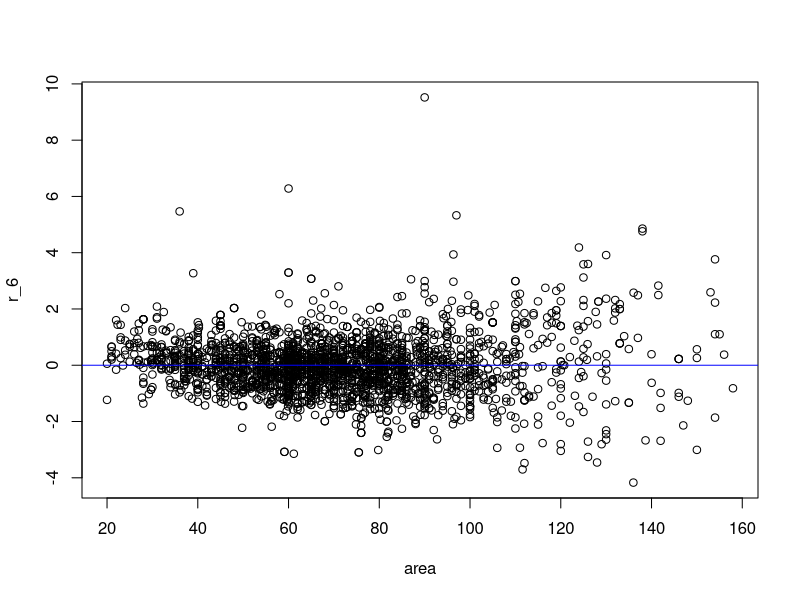
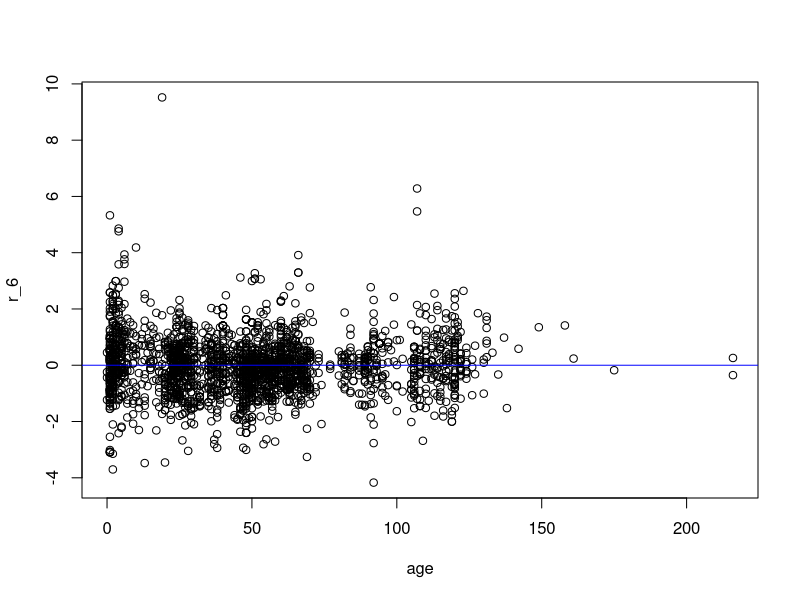
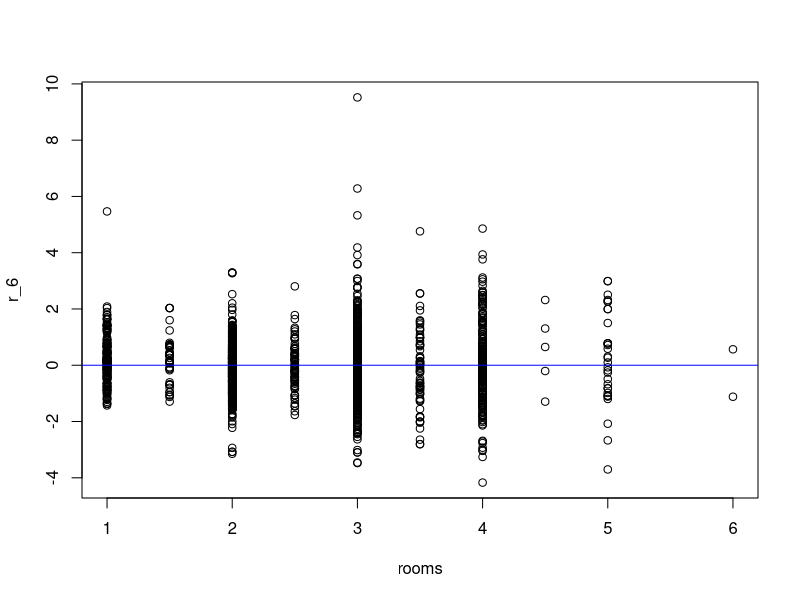
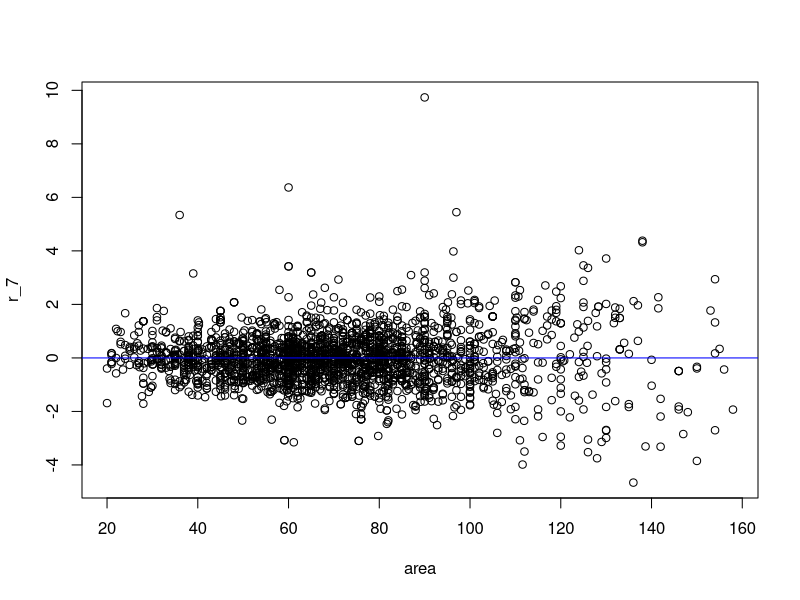
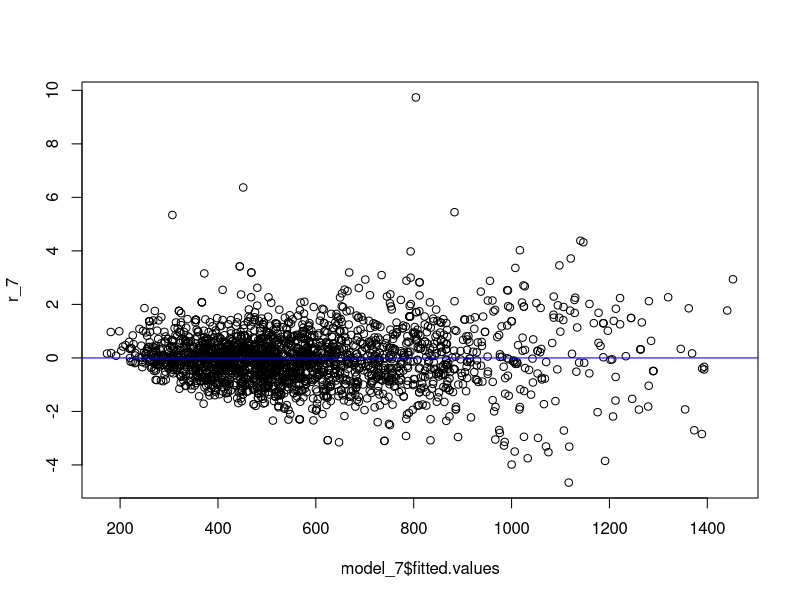
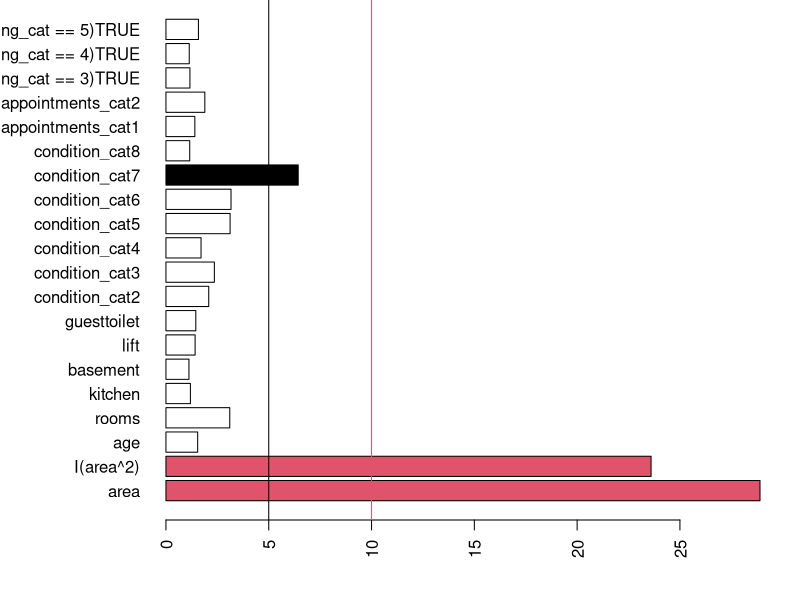
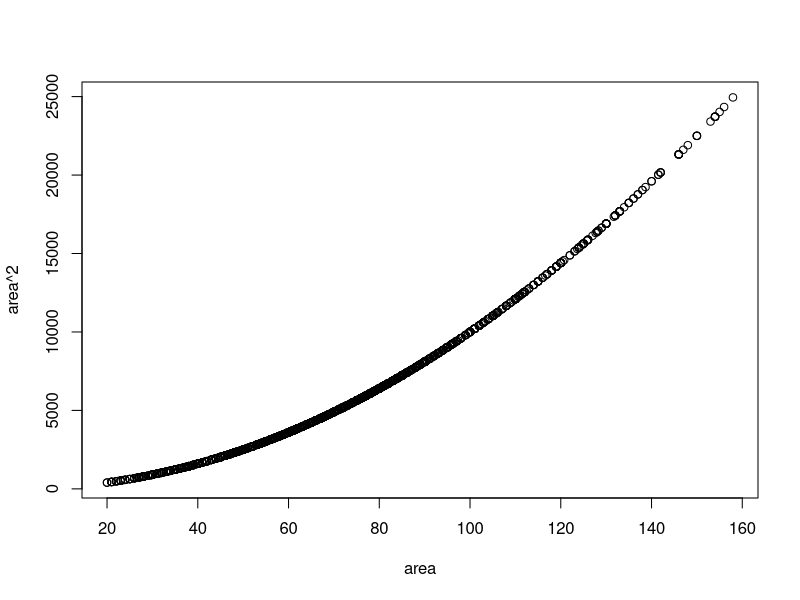
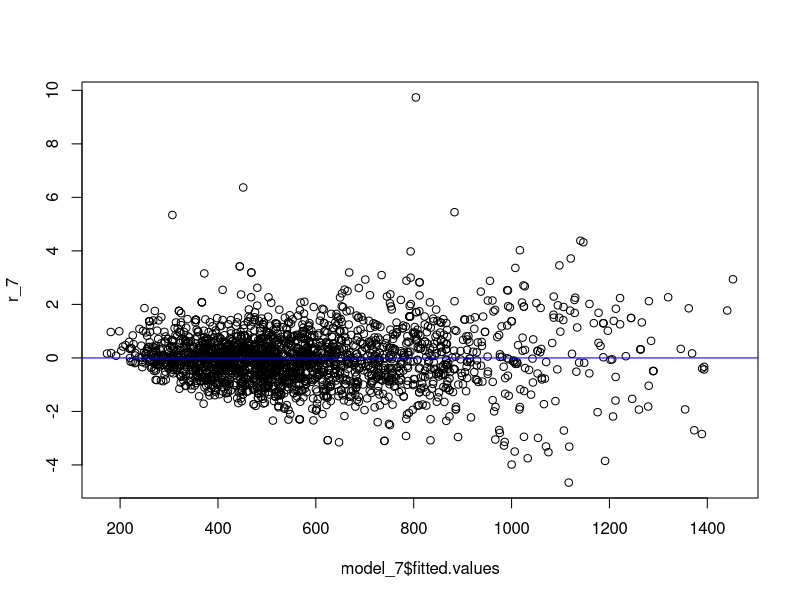

Recreate these plots in R, in order.
# ################################################### #
#                                                     #
#### Price Predicition with Regression Analysis       ####
###  with R                                           ###
#                                                     #
# ################################################### #


# ####################################### #
#### load, select and pre-process data ####
# ####################################### #

### load data from .csv
flats_orig <- read.csv(file = "biele_WM_new.csv", header = TRUE)
head(flats_orig, 10)

### select subset of variables
flats_red <- flats_orig[,c("mietekalt", "qm_Preis", "wohnflaeche", "alter", "objektzustand", "zimmeranzahl", "balkon", "einbaukueche", "keller", "ausstattung_kat", "aufzug", "gaestewc", "garten", "heizungsart", "barrierefrei", "Einstellungsmonat")]
head(flats_red, 10)

### change variable names to english
names_eng         <- c("netrent", "rent_per_sqm", "area", "age", "condition_cat", "rooms", "balcony", "kitchen", "basement", "appointments_cat", "lift", "guesttoilet", "garden", "heating_cat", "barrierfree", "month")
names(flats_red)  <- names_eng
head(flats_red, 10)

### remove observations with missing values (NA)
no_NA     <- rowSums(is.na(flats_red)==TRUE)==0
flats_red <- flats_red[no_NA,]
head(flats_red, 10)

### some variables should/could be considered as categorical variables
flats_red$condition_cat     <- as.factor(flats_red$condition_cat)
flats_red$heating_cat       <- as.factor(flats_red$heating_cat)
flats_red$appointments_cat  <- as.factor(flats_red$appointments_cat)
flats_red$month             <- as.factor(flats_red$month)


### save final version
flats <- flats_red
head(flats, 10)

### attach to directly access variables
attach(flats)





# ####################################### #
#### OLS estimation                    ####
# ####################################### #

### define first linear model
formula_1 <- netrent ~ area + age + rooms + balcony + kitchen + basement + lift + guesttoilet + garden + barrierfree + condition_cat + appointments_cat + heating_cat + month

### could also model rent per sqm instead of net rent
# formula_1 <- rent_per_sqm ~ area + age + rooms + balcony + kitchen + basement + lift + guesttoilet + garden + barrierfree + condition_cat + appointments_cat + heating_cat + month

### estimate linear model using lm function
model_1 <- lm(formula_1)
summary(model_1)


### estimate the model using matrix algebra "by-hand"
X_1             <- model.matrix(formula_1)
y_1             <- netrent
beta_hat_1      <- solve(t(X_1) %*% X_1) %*% t(X_1) %*% y_1

H_1             <- X_1 %*% solve(t(X_1)%*%X_1) %*% t(X_1)
epsilon_hat_1   <- (diag(length(y_1)) - H_1) %*% y_1
y_hat_1         <- H_1 %*% y_1

sigma2_hat_1    <- as.numeric( 1/(nrow(X_1)-ncol(X_1)) * t(epsilon_hat_1)%*%epsilon_hat_1)

Cov_beta_hat_1  <- sigma2_hat_1 * solve(t(X_1)%*%X_1)
sd_beta_hat_1   <- sqrt(diag(Cov_beta_hat_1))

### compare estimates by lm-function and "by-hand"-estimates
rbind(model_1$coefficients, t(beta_hat_1))

### compare standard deviations estimated by lm-function and computed "by-hand"
rbind(summary(model_1)$coefficients[,2], t(sd_beta_hat_1))





# ####################################### #
#### Hypothesis Tests                  ####
# ####################################### #

summary(model_1)
### in the model_1 the variables balcony, garden and barrierfree are not statistically significantly different from zero
### make an F-test testing the joint hypothesis that they are jointly not significantly different from zero

formula_H0  <- netrent ~ area + age + rooms + kitchen + basement + lift + guesttoilet + condition_cat + appointments_cat + heating_cat + month
model_H0    <- lm(formula_H0)
summary(model_H0)

### perform F-test
SSE     <- sum(model_1$residuals^2)
SSE_H0  <- sum(model_H0$residuals^2)
n       <- length(model_1$fitted.values)
p       <- model_1$rank
r       <- model_1$rank - model_H0$rank
### calculate F-statistic
(F_H0   <- (n-p)/r * (SSE_H0-SSE)/SSE)
### critical value
qf(p = 0.95, df1 = r, df2 = n-p)
### p-value
pf(q = F_H0, df1 = r, df2 = n-p, lower.tail = FALSE)
### can't reject the null-hypothesis that balcony, garden and barrierfree are all not significantly different from zero





# ####################################### #
#### Model selection                   ####
# ####################################### #

### compare the model_1 and the restricted model, now called model_2
model_2 <- model_H0

### compare by adjusted R-squared
summary(model_1)$adj.r.squared
summary(model_2)$adj.r.squared
### favours the second, restricted model

### compare by leave-one-ouut cross validation:
h_ii_1 <- as.numeric(lm.influence(model_1)$hat)
h_ii_2 <- as.numeric(lm.influence(model_2)$hat)
mean(((model_1$model[,1] - model_1$fitted.values) / (1 - h_ii_1))^2)
mean(((model_2$model[,1] - model_2$fitted.values) / (1 - h_ii_2))^2)




### ####################################### ###
###                                         ###
###       PROBLEM!!!                        ###
###                                         ###
### ####################################### ###

### we get NaN values, this usually happens when we devide by zero
### => check h_ii values
summary(h_ii_1)
summary(h_ii_2)
which(h_ii_1==1)
which(h_ii_2==1)
flats[which(h_ii_1==1), ]
### we have one observation with h_ii == 1. This means that the regression goes perfectly through this point

### check distribution of categorical variables
summary(condition_cat)
summary(appointments_cat)
summary(heating_cat)
summary(month)
### heating_cat==11 has only one observation, so the estimated parameter is an intercept for just this one observation
summary(model_1)
### many of the estimated heating parameters are not significant, others have almost no observations

### perform an F-test to check if the non-significant heating category variables are jointly zero
formula_H0  <- netrent ~ area + age + rooms + balcony + kitchen + basement + lift + guesttoilet + garden + barrierfree + condition_cat + appointments_cat + I(heating_cat==3) + I(heating_cat==4) + I(heating_cat==5) + month
model_H0    <- lm(formula_H0)
summary(model_H0)

### perform F-test
SSE     <- sum(model_1$residuals^2)
SSE_H0  <- sum(model_H0$residuals^2)
n       <- length(model_1$fitted.values)
p       <- model_1$rank
r       <- model_1$rank - model_H0$rank
### calculate F-statistic
(F_H0   <- (n-p)/r * (SSE_H0-SSE)/SSE)
### critical value
qf(p = 0.95, df1 = r, df2 = n-p)
### p-value
pf(q = F_H0, df1 = r, df2 = n-p, lower.tail = FALSE)
### we can't reject the null hypothesis that the selected heating categories have jointly no significant influence on the model

### restricted model is new current model
model_3 <- model_H0
summary(model_3)




# ####################################### #
#### (back to) Model selection         ####
# ####################################### #

### compare now the new current model with one where we set balcony, garden and barrierfree to zero
formula_4 <- netrent ~ area + age + rooms + kitchen + basement + lift + guesttoilet + condition_cat + appointments_cat + I(heating_cat==3) + I(heating_cat==4) + I(heating_cat==5) + month
model_4   <- lm(formula_4)
summary(model_4)


summary(model_3)$adj.r.squared
summary(model_4)$adj.r.squared
### the adjusted R-squared favours the fourth, restricted model

### compare by leave-one-out cross validation:
mean(((model_3$model[,1] - model_3$fitted.values) / (1 - lm.influence(model_3)$hat))^2)
mean(((model_4$model[,1] - model_4$fitted.values) / (1 - lm.influence(model_4)$hat))^2)
### model 4 has a lower cross-validation error, hence model 4 is favoured compared to model 3

### compare by AIC
AIC(model_3)
AIC(model_4)
### model 4 has a lower AIC, hence model 4 is favoured compared to model 3

### compare by BIC
BIC(model_3)
BIC(model_4)
### model 4 has a lower BIC, hence model 4 is favoured compared to model 3



### test removing non-significant appointments category appointments_cat==1
formula_5 <- netrent ~ area + age + rooms + kitchen + basement + lift + guesttoilet + condition_cat + I(appointments_cat==2) + I(heating_cat==3) + I(heating_cat==4) + I(heating_cat==5) + month
model_5   <- lm(formula_5)
summary(model_5)

summary(model_4)$adj.r.squared < summary(model_5)$adj.r.squared
mean(((model_4$model[,1] - model_4$fitted.values) / (1 - lm.influence(model_4)$hat))^2) > mean(((model_5$model[,1] - model_5$fitted.values) / (1 - lm.influence(model_5)$hat))^2)
AIC(model_4) > AIC(model_5)
BIC(model_4) > BIC(model_5)
### model 4 is favoured by all model selection metrics but the BIC. We will keep the model_4 as our running model



### test removing month as a variable from the model since most categories are not significant at the 5% significance level
formula_6 <- netrent ~ area + age + rooms + kitchen + basement + lift + guesttoilet + condition_cat + appointments_cat + I(heating_cat==3) + I(heating_cat==4) + I(heating_cat==5)
model_6   <- lm(formula_6)
summary(model_6)

summary(model_4)$adj.r.squared < summary(model_6)$adj.r.squared
mean(((model_4$model[,1] - model_4$fitted.values) / (1 - lm.influence(model_4)$hat))^2) > mean(((model_6$model[,1] - model_6$fitted.values) / (1 - lm.influence(model_6)$hat))^2)
AIC(model_4) > AIC(model_6)
BIC(model_4) > BIC(model_6)
### model 6 is favoured by all model selection metrics but the adjusted R-squared, which is the weakest criterion.
### We will not remove the categorical variable for month from our model and use the model_6 as our running model





# ####################################### #
#### Model diagnosis                   ####
# ####################################### #

### calculate standardized residuals
r_6 <- as.numeric(model_6$residuals/(summary(model_6)$sigma*sqrt(1-lm.influence(model_6)$hat)))


### ######################### ###
### Linearity                 ###
### ######################### ###

### check non-linearities w.r.t. numerical variables
plot(r_6 ~ area); abline(h=0, col="blue")
plot(r_6 ~ age); abline(h=0, col="blue")
plot(r_6 ~ rooms); abline(h=0, col="blue")
### slight hint of non-linearity w.r.t. area

### include non-linearity w.r.t. area into the model
formula_7 <- netrent ~ area + I(area^2) + age + rooms + kitchen + basement + lift + guesttoilet + condition_cat + appointments_cat + I(heating_cat==3) + I(heating_cat==4) + I(heating_cat==5)
### could also include higher order terms:
#formula_7 <- netrent ~ area + I(area^2) + I(area^3) + age + rooms + kitchen + basement + lift + guesttoilet + condition_cat + appointments_cat + I(heating_cat==3) + I(heating_cat==4) + I(heating_cat==5)
model_7   <- lm(formula_7)
summary(model_7)

### check non-linearities w.r.t. numerical variables
r_7       <- as.numeric(model_7$residuals/(summary(model_7)$sigma*sqrt(1-lm.influence(model_7)$hat)))
plot(r_7 ~ area); abline(h=0, col="blue")

### check by model selection criteria
summary(model_6)$adj.r.squared < summary(model_7)$adj.r.squared
mean(((model_6$model[,1] - model_6$fitted.values) / (1 - lm.influence(model_6)$hat))^2) > mean(((model_7$model[,1] - model_7$fitted.values) / (1 - lm.influence(model_7)$hat))^2)
AIC(model_6) > AIC(model_7)
BIC(model_6) > BIC(model_7)
### the model 7 with non-linear effects of the area is favoured by all model selection criteria, so this will replace our current model




### ######################### ###
### Homoscedasticity          ###
### ######################### ###

### calculate standardized residuals
r_7 <- as.numeric(model_7$residuals/(summary(model_7)$sigma*sqrt(1-lm.influence(model_7)$hat)))

plot(r_7 ~ model_7$fitted.values); abline(h=0, col="blue")
### we have in the plot a clear indication for heteroscedastic errors
### we will have to deal with this in the next part.




### ######################### ###
### Variance Inflation Factor ###
### ######################### ###

VIF <- function(model){
  VIF <- numeric(ncol(model.matrix(model))-1)
  for(i in 2:ncol(model.matrix(model))){
    X_foo     <- model.matrix(model)[,-i]
    y_foo     <- as.numeric(model.matrix(model)[,i])
    H_foo     <- X_foo %*% solve(t(X_foo)%*%X_foo) %*% t(X_foo)
    y_hat_foo <- H_foo %*% y_foo
    R2_foo    <- sum((y_hat_foo-mean(y_foo))^2) / sum((y_foo-mean(y_foo))^2)
    VIF[i-1]  <- 1/(1 - R2_foo)
  }
  names(VIF) <- colnames(model.matrix(model))[-1]
  VIF
}
(VIF_7 <- VIF(model_7))

plot_vif <- function(VIF_valuse){
  par(mar=c(4,8,0,2))
  plot <- barplot(VIF_valuse, horiz = TRUE, col = as.numeric(VIF_valuse>10)+as.numeric(VIF_valuse>5), las=2 )
  abline(v = c(5,10), col = c(1,2))
  names(VIF_valuse)[VIF_valuse>10]
  names(VIF_valuse)[VIF_valuse>5]
  par(mar=c(5.1, 4.1, 4.1, 2.1))
  return(plot)
}
test <- plot_vif(VIF_7)
### We have a variance inflation for the area variables.
### This is not to surprising since we only have positive values for the area and get
plot(area^2 ~ area)
### The other variables indicate no problems.




### ######################### ###
### Outliers                  ###
### ######################### ###

### we need studentized residuals:
studRes     <- as.numeric(MASS::studres(model_7))

### get the critical value of the t distribution to test at a 5% significance level:
crit_t_val  <- qt(p = 1-.05/2, df = model_7$df.residual-1)
outliers    <- which(abs(studRes)>crit_t_val)
length(outliers)/length(studRes)
### we detect at the 5% significance level about 5% outliers
cbind(studRes[outliers], flats[outliers,])[order(studRes[outliers]),]

### fit a model excluding the outliers
model_7_noOutliers <- lm(formula_7, data = flats[-outliers,])

### compare the estimates:
rbind("full data" = model_7$coefficients,
      "no outliers" = model_7_noOutliers$coefficients)

summary(model_7)
summary(model_7_noOutliers)
### obtain slightly different estimates
max(abs((model_7$coefficients - model_7_noOutliers$coefficients)/model_7$coefficients)*100)
### maximum percentage difference between the estimates is 47.8%
### direction of the effects is still the same




### ######################### ###
### Leverage                  ###
### ######################### ###

h_ii          <- as.numeric(lm.influence(model_7)$hat)
high_leverage <- which(h_ii > 2*model_7$rank/length(model_7$fitted.values))
cbind(h_ii[high_leverage], flats[high_leverage,])[order(h_ii[high_leverage], decreasing = TRUE),]
### observations with the highest leverage all have condition_cat==8
table(condition_cat)
### only 15 observations have condition_cat==8, which explains the high leverage
### could test if removing this variable is viable




### ######################### ###
### Cook's Distance           ###
### ######################### ###

CsD <- cooks.distance(model_7)
(highCsD <- which(CsD>1))
summary(CsD)
### no observations with a high Cook's distance
### non of the observations habe an unusualy high influence on out of sample prediction





# ####################################### #
#### Heteroscedastic Errors            ####
# ####################################### #

### we have seen in the plot that we likely have Heteroscedastic Errors
plot(r_7 ~ model_7$fitted.values); abline(h=0, col="blue")



### ######################### ###
### Breusch-Pagan test        ###
### ######################### ###

lmtest::bptest(model_7, studentize=FALSE)
### Breusch-Pagan test has a p-value < 2.2e-16, 
### so we have to reject the Null-hypothesis that we have homoscedastic errors



### ######################### ###
### Two-Stage Least Squares   ###
### ######################### ###

### estimate an auxiliary regression to predict squared residuals to use as weights
### by hand
log_sig_i                 <- as.numeric(log(model_7$residuals^2))
X_foo                     <- model.matrix(model_7)
H_foo                     <- X_foo %*% solve(t(X_foo)%*%X_foo) %*% t(X_foo)
log_sig_i_hat             <- H_foo %*% log_sig_i
w_i_hat                   <- as.numeric(1/exp(log_sig_i_hat))

### or with lm-function
formula_7_weights         <- log(model_7$residuals^2) ~ area + I(area^2) + age + rooms + kitchen + basement + lift + guesttoilet + condition_cat + appointments_cat + I(heating_cat == 3) + I(heating_cat == 4) + I(heating_cat == 5)
model_7_logweights        <- lm(formula_7_weights)
w_i_hat                   <- as.numeric(1/exp(model_7_logweights$fitted.values))


### estimate weighted model using the lm-function
model_7_weighted          <- lm(formula_7, weights = w_i_hat)
summary(model_7_weighted)
rbind(model_7$coefficients, model_7_weighted$coefficients)

### estimate "by-hand"
y_foo                     <- as.numeric(model_7$model[,1])
beta_hat_7_weightd        <- as.numeric(solve(t(X_foo) %*% diag(w_i_hat) %*% X_foo) %*% t(X_foo) %*% diag(w_i_hat) %*% y_foo)
rbind("unweighted"       = model_7$coefficients, 
      "weighted lm"      = model_7_weighted$coefficients, 
      "weighted by-hand" = beta_hat_7_weightd)

### estimate standard errors "by-hand"
epsilon_hat_7_weighted    <- y_foo - X_foo %*% beta_hat_7_weightd
sigma2_hat_7_weighted     <- as.numeric(1/(nrow(X_foo)-ncol(X_foo)) * t(epsilon_hat_7_weighted) %*% diag(w_i_hat) %*% epsilon_hat_7_weighted)
Cov_beta_hat_7_weighted   <- sigma2_hat_7_weighted * solve(t(X_foo) %*% diag(w_i_hat) %*% X_foo)
sd_beta_hat_7_weighted    <- sqrt(diag(Cov_beta_hat_7_weighted))
rbind("unweighted"       = summary(model_7)$coefficients[,2], 
      "weighted lm"      = summary(model_7_weighted)$coefficients[,2], 
      "weighted by-hand" = sd_beta_hat_7_weighted)


r_7_weighted              <- as.numeric(model_7_weighted$residuals/(summary(model_7_weighted)$sigma*sqrt(1-lm.influence(model_7_weighted)$hat)))*model_7_weighted$weights
par(mfrow = c(1,2))
plot(r_7 ~ model_7$fitted.values); abline(h=0, col="blue")
plot(r_7_weighted ~ model_7_weighted$fitted.values); abline(h=0, col="blue")
par(mfrow = c(1,1))
### Weighted standardized residuals have lower indication of Heteroscedastie
### Could try non-linear model for weights to improve even further



### ######################### ###
### White Estimator           ###
### ######################### ###

### robust variance-covariance-Matrix
vcov                      <- sandwich::vcovHC(model_7, type = "HC")
sd_beta_White             <- sqrt(diag(vcov))

rbind("standard" = summary(model_7)$coefficients[,2], 
      "robust"   = sd_beta_White)



# ####################################### #
#### Final Model                       ####
# ####################################### #

### 
summary(model_7_weighted)
### with the Two-Stage Least Squares estimates we get new standard errors for the estimates
### some of the variables are now not statistically significant at the 5% significance levels (lift, guesttoilet, appointments_cat==2 and heating_cat==3)
### with this information, we could go back to model selection.




# ####################################### #
#### Prediction                        ####
# ####################################### #

### new example flat
new_obs                   <- flats[1,]
new_obs$netrent           <- 1400
new_obs$area              <- 144
new_obs$rent_per_sqm      <- new_obs$netrent/new_obs$area
new_obs$age               <- 66
new_obs$condition_cat     <- as.factor(7)
new_obs$rooms             <- 6
new_obs$balcony           <- 0
new_obs$kitchen           <- 1
new_obs$basement          <- 1
new_obs$barrierfree       <- 0
new_obs$appointments_cat  <- as.factor(1)
new_obs$lift              <- 0
new_obs$guesttoilet       <- 1
new_obs$garden            <- 0
new_obs$heating_cat       <- as.factor(13)
new_obs$month             <- 3


### un-weighted model
### prediction for new observation
pred_new        <- predict(object = model_7, newdata = new_obs, se.fit = TRUE)
pred_new$fit

### 95% Prediction interval for the conditional expectation:
pred_new$fit + c(-1,1) * qt(0.975, model_7$df.residual) * pred_new$se.fit

### 95% Prediction interval for specific new observation:
pred_new$fit + c(-1,1) * qt(0.975, model_7$df.residual) * sqrt(summary(model_7)$sigma^2 + pred_new$se.fit^2)


### for weighted model:
### prediction for new observation
pred_new_w      <- predict(object = model_7_weighted, newdata = new_obs, se.fit = TRUE)
pred_new_w$fit

### 95% Prediction interval for the conditional expectation:
pred_new_w$fit + c(-1,1) * qt(0.975, model_7_weighted$df.residual)*pred_new_w$se.fit

### 95% Prediction interval for specific new observation:
### have to calculate the observation specific predicted sigma_i^2
sigma2_hat_new  <- exp(predict(model_7_logweights, newdata = new_obs))*summary(model_7_weighted)$sigma^2
pred_new_w$fit + c(-1,1) * qt(0.975, model_7_weighted$df.residual) * sqrt(sigma2_hat_new + pred_new_w$se.fit^2)
